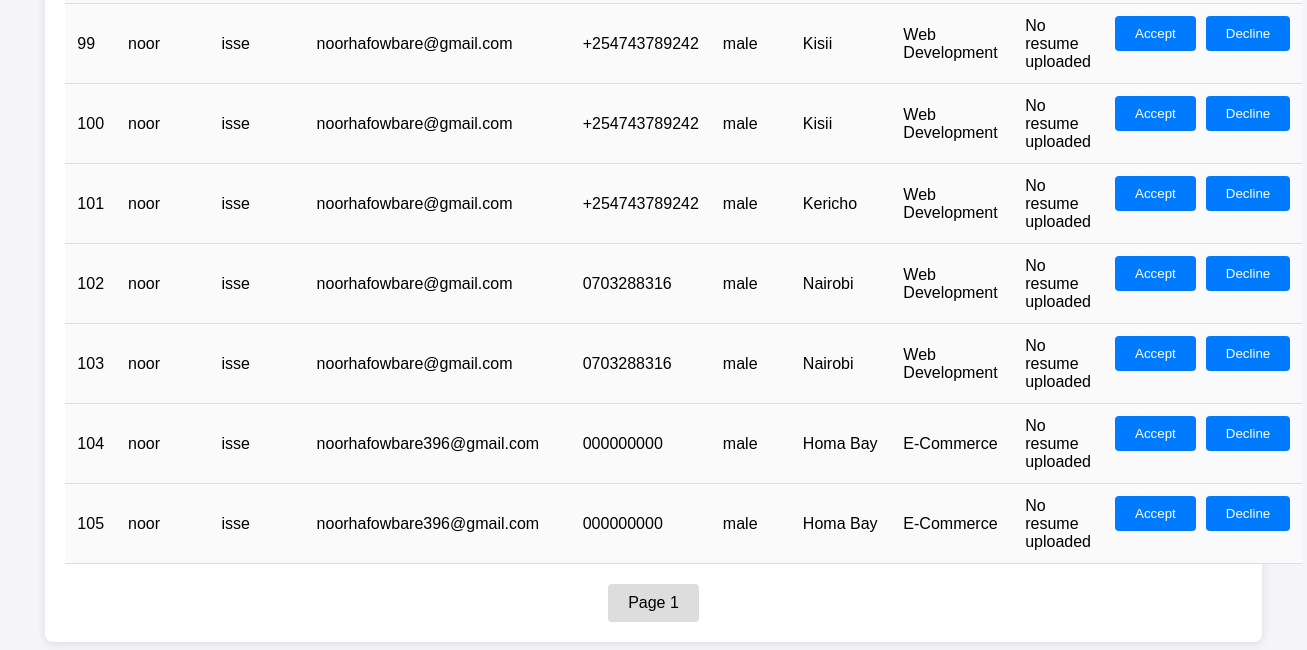
The page /admin/applications (lower part) on the database as committed earlier.
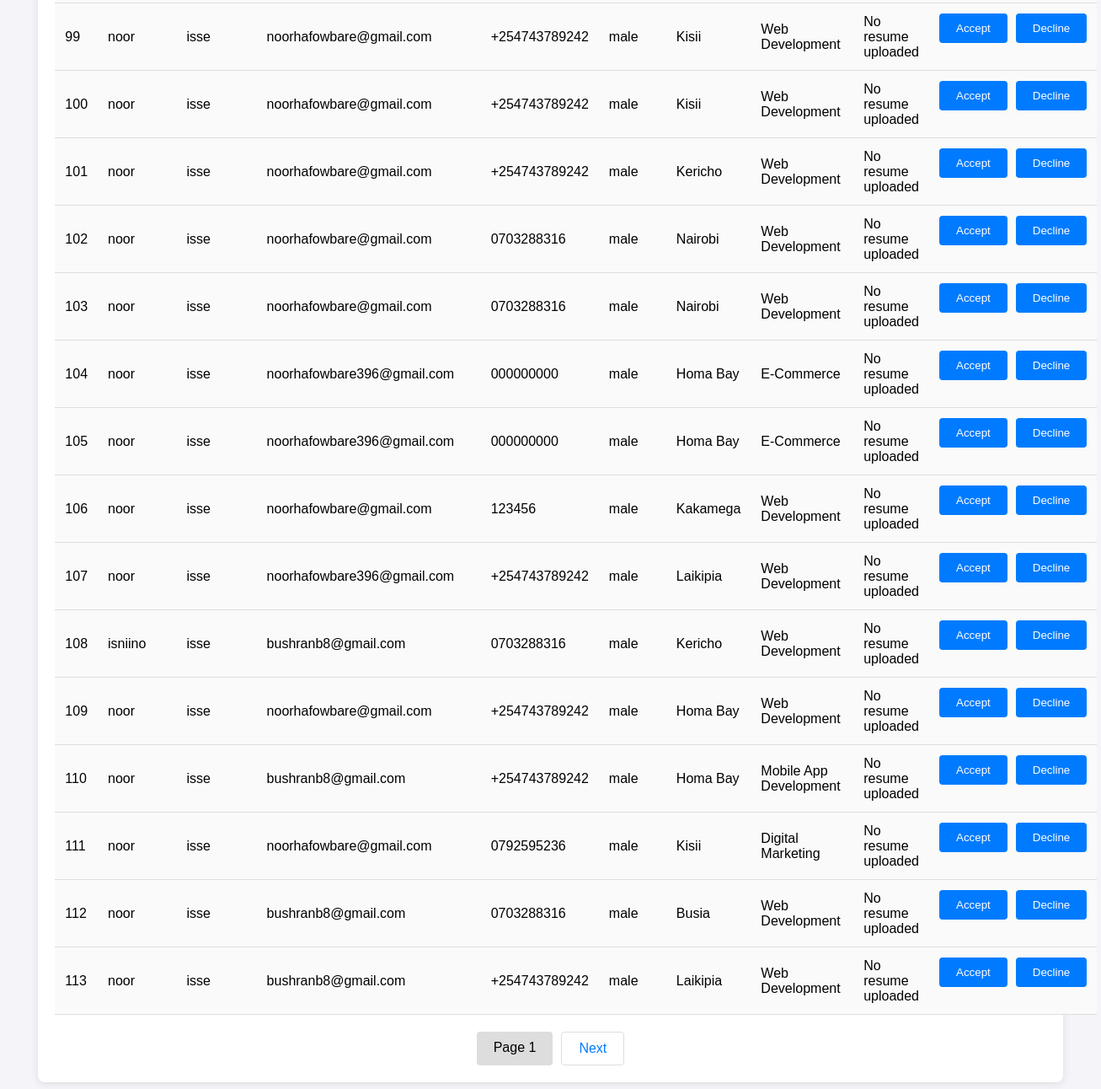
The same page on the database as committed later.
### tables this page shows
CREATE TABLE applications (
                    id INTEGER PRIMARY KEY AUTOINCREMENT,
                    first_name TEXT NOT NULL,
                    last_name TEXT NOT NULL,
                    email TEXT NOT NULL,
                    phone TEXT NOT NULL,
                    gender TEXT NOT NULL,
                    county TEXT NOT NULL,
                    course TEXT NOT NULL
                , status TEXT DEFAULT 'Pending', resume_path TEXT);

### app.py (the view)
@app.route('/admin/applications')
def view_applications():
    search = request.args.get('search', '')  # Search functionality
    page = request.args.get('page', 1, type=int)
    per_page = 80  # Number of records per page
    offset = (page - 1) * per_page
    conn = get_db_connection()
    search_query = f"%{search}%"  # Format search term for SQL LIKE
    applications = conn.execute(
        'SELECT * FROM applications WHERE first_name LIKE ? OR last_name LIKE ? LIMIT ? OFFSET ?',
        (search_query, search_query, per_page, offset)
    ).fetchall()
    total_query = 'SELECT COUNT(*) FROM applications WHERE first_name LIKE ? OR last_name LIKE ?'
    total = conn.execute(total_query, (search_query, search_query)).fetchone()[0]
    conn.close()
    return render_template('applications.html', applications=applications, page=page, per_page=per_page, total=total, search=search)

### app.py (called while the page is built)
def get_db_connection():
    conn = sqlite3.connect('database.db')
    conn.row_factory = sqlite3.Row
    return conn

### templates/applications.html (shortened to what this page needs)
<!DOCTYPE html>
<html lang="en">
  <head>
    <link
      rel="stylesheet"
      href="{{ url_for('static', filename='css/applications.css') }}"
    />
  </head>
  <body>
    <div class="container">
      <table>
        <tbody>
          {% for application in applications %}
          <tr>
            <td>{{ application.id }}</td>
            <td>{{ application.first_name }}</td>
            <td>{{ application.last_name }}</td>
            <td>{{ application.email }}</td>
            <td>{{ application.phone }}</td>
            <td>{{ application.gender }}</td>
            <td>{{ application.county }}</td>
            <td>{{ application.course }}</td>
            <td>
              {% if application.resume_path %}
              <a
                href="{{ url_for('download_file', filename=application.resume_path.split('/')[-1]) }}"
                target="_blank"
                >Download Resume</a
              >
              > {% else %} No resume uploaded {% endif %}
            </td>
            <td>
              <div class="actions-container">
                <form
                  action="/accept_application/{{ application.id }}"
                  method="POST"
                  style="display: inline"
                >
                  <button type="submit" class="btn btn-success">Accept</button>
                </form>
                <form
                  action="/decline_application/{{ application.id }}"
                  method="POST"
                  style="display: inline"
                >
                  <button type="submit" class="btn btn-danger">Decline</button>
                </form>
              </div>
            </td>
          </tr>
          {% endfor %}
        </tbody>
      </table>
      <div class="pagination">
        <span>Page {{ page }}</span>
        {% if page * per_page < total %}
        <a href="{{ url_for('view_applications', page=page+1, search=search) }}"
          >Next</a
        >
        {% endif %}
      </div>
    </div>
  </body>
</html>

### static/css/applications.css (style rules this page uses)
body { font-family: Arial, sans-serif; background-color: #f4f4f9; margin: 0; padding: 0; }
.container { width: 90%; max-width: 1200px; margin: 20px auto; padding: 20px; background-color: #fff; border-radius: 8px; box-shadow: 0 2px 10px rgba(0, 0, 0, 0.1); }
table { width: 100%; border-collapse: collapse; margin-top: 20px; }
tr:nth-child(even) { background-color: #f9f9f9; }
tr:nth-child(odd) { background-color: #ffffff; }
.pagination { display: flex; justify-content: center; margin-top: 20px; }
.pagination a { padding: 10px 20px; text-decoration: none; color: #007bff; border: 1px solid #ddd; border-radius: 4px; margin: 0 5px; transition: background-color 0.3s ease; }
.pagination span { padding: 10px 20px; margin: 0 5px; background-color: #ddd; border-radius: 4px; }

Rows that differ between the two databases and show on the page:
added applications: id "106", first_name "noor", last_name "isse", email "noorhafowbare@gmail.com", phone "123456", gender "male", county "Kakamega", course "Web Development"
added applications: id "107", first_name "noor", last_name "isse", email "noorhafowbare396@gmail.com", phone "+254743789242", gender "male", county "Laikipia", course "Web Development"
added applications: id "108", first_name "isniino", last_name "isse", email "bushranb8@gmail.com", phone "0703288316", gender "male", county "Kericho", course "Web Development"
added applications: id "109", first_name "noor", last_name "isse", email "noorhafowbare@gmail.com", phone "+254743789242", gender "male", county "Homa Bay", course "Web Development"
added applications: id "110", first_name "noor", last_name "isse", email "bushranb8@gmail.com", phone "+254743789242", gender "male", county "Homa Bay", course "Mobile App Development"
added applications: id "111", first_name "noor", last_name "isse", email "noorhafowbare@gmail.com", phone "0792595236", gender "male", county "Kisii", course "Digital Marketing"
added applications: id "112", first_name "noor", last_name "isse", email "bushranb8@gmail.com", phone "0703288316", gender "male", county "Busia", course "Web Development"
added applications: id "113", first_name "noor", last_name "isse", email "bushranb8@gmail.com", phone "+254743789242", gender "male", county "Laikipia", course "Web Development"
Other text that changed with them:
text now shown: "Next"
